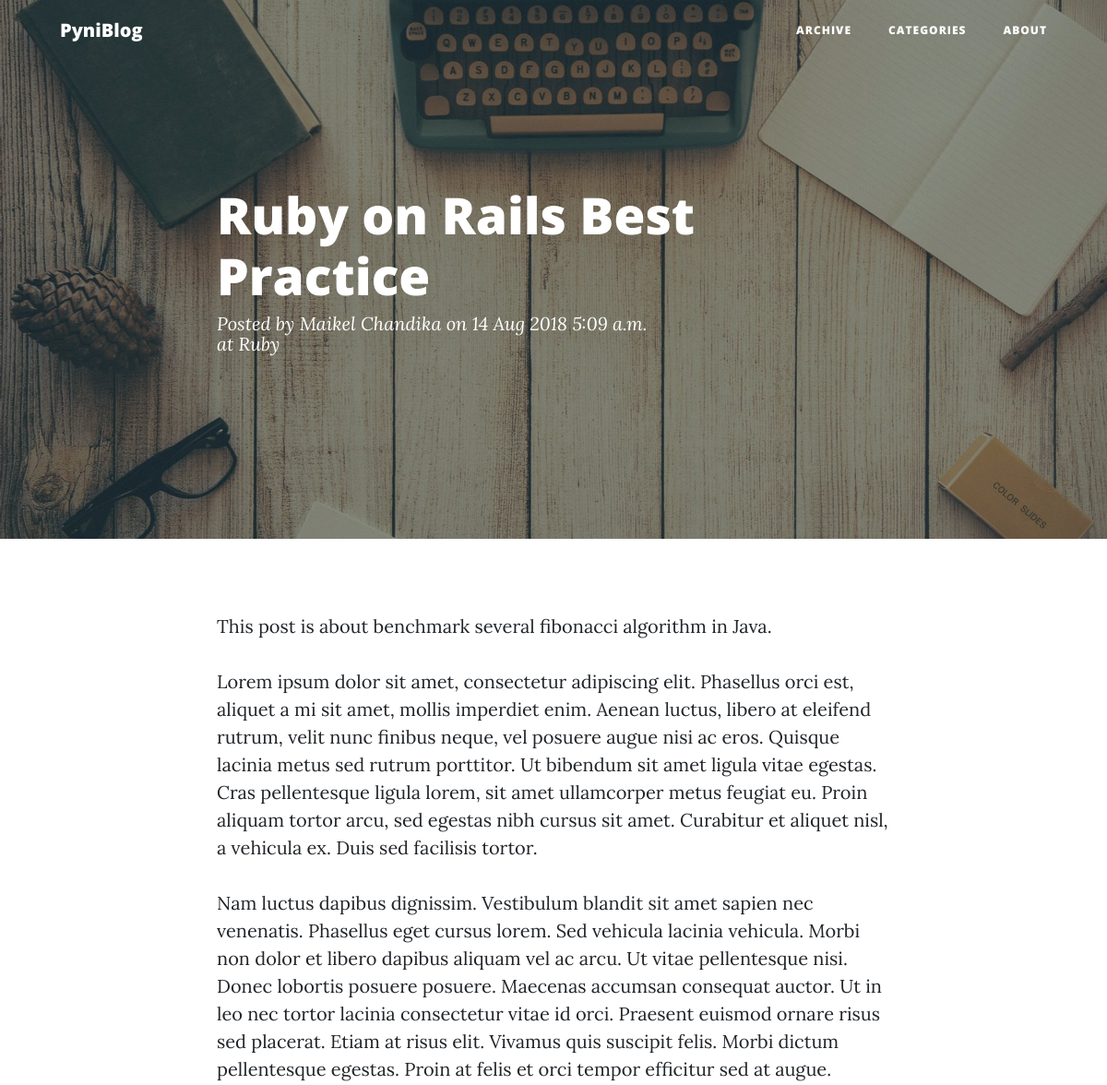
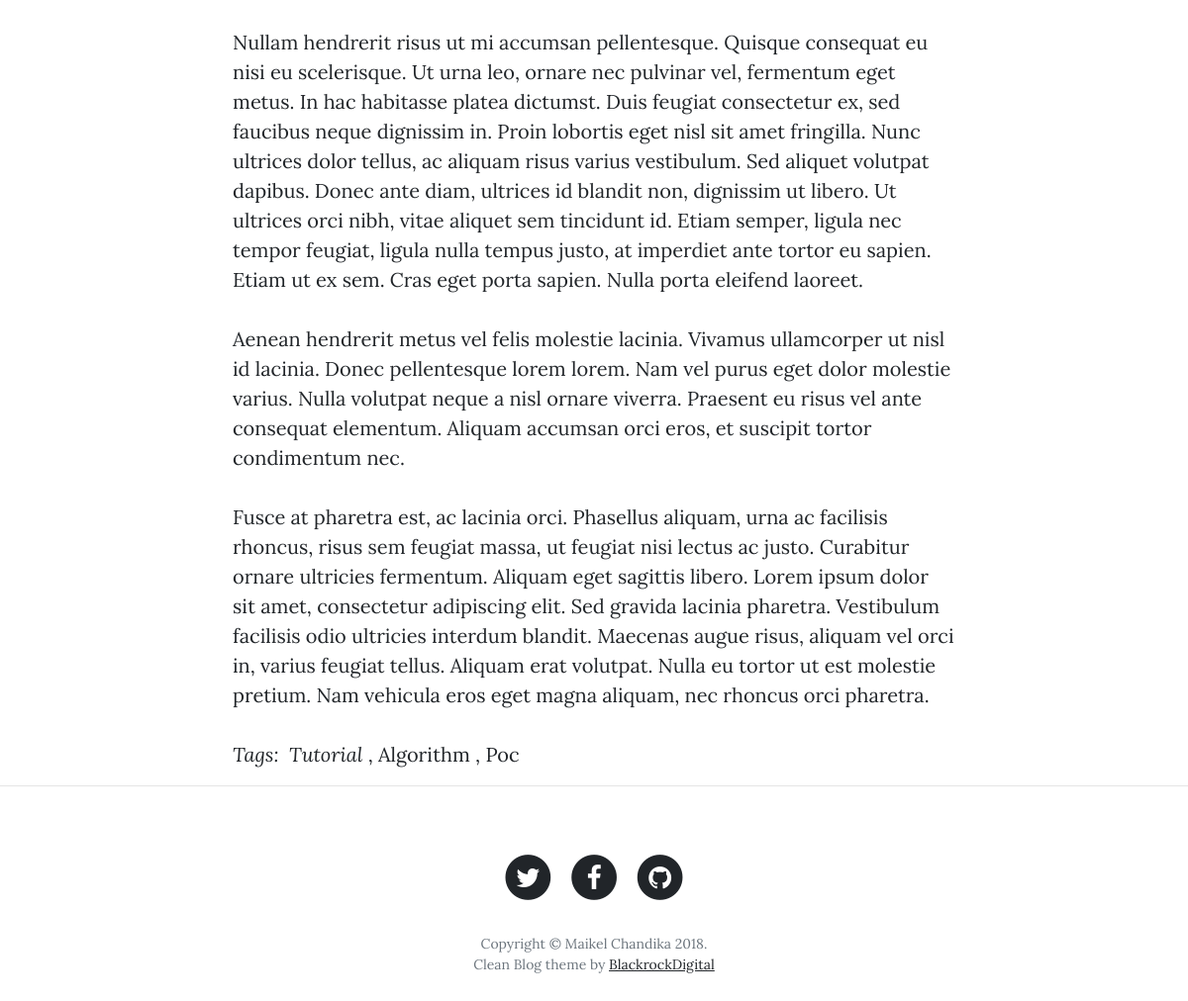
Screenshot of /posts/ruby-on-rails-best-practice with the database file from the repository (2 pictures, top to bottom).
### blog/models.py (models this page shows, shortened)
class Post(models.Model):
  permalink   = models.CharField(max_length=255, unique=True)
  title       = models.CharField(max_length=255)
  post_date   = models.DateTimeField()
  post_body   = RichTextField()
  release     = models.BooleanField(default=False)
  user        = models.ForeignKey(User,on_delete=models.CASCADE)
  category    = models.ForeignKey(Category,on_delete=models.PROTECT)
  tags        = models.ManyToManyField(Tag)
  class Meta:
    db_table = 'tb_post'

class Category(models.Model):
  category_name = models.CharField(max_length=100, unique=True)
  def __str__(self):
    return self.category_name
  class Meta:
    db_table = 'tb_category' # custom database table name

class Tag(models.Model):
  tag_name = models.CharField(max_length=50, unique=True)
  def __str__(self):
    return self.tag_name
  class Meta:
    db_table = 'tb_tag' # custom database table name

### blog/views.py (the view)
# urls.py: path('posts/<str:permalink>', views.post, name='post'),
def post(request, permalink):
    post = Post.objects.filter(permalink=permalink)
    response_dict.update({'post': post[0]})
    return render(request, 'blog/post.html', response_dict)

### templates/blog/post.html
{% extends "blank.html" %} {% load staticfiles %} {% block content %}
<header class="masthead" style="background-image: url('/static/img/post-bg.jpg')">
  <div class="overlay"></div>
  <div class="container">
    <div class="row">
      <div class="col-lg-8 col-md-10 mx-auto">
        <div class="post-heading">
          <h1>{{post.title}}</h1>
          <span class="meta">Posted by
            <a href="/posts/users/{{post.user}}">{{post.user.first_name}} {{post.user.last_name}}</a>
            on {{post.post_date|date:'d M Y g:i a'}}
            <br/> at
            <a href="/posts/categories/{{post.category}}">{{post.category|title}}</a>
          </span>
        </div>
      </div>
    </div>
  </div>
</header>
<article>
  <div class="container">
    <div class="row">
      <div class="col-lg-8 col-md-10 mx-auto">
        {{post.post_body|safe}}
      </div>
    </div>
    <div class="row">
      <div class="col-lg-8 col-md-10 mx-auto">
        <i>Tags:&nbsp;{% for tag in post.tags.all %}
        <a href="/posts/tags/{{tag}}">
          {{tag.tag_name|title}}</i>
        </a>{% if not forloop.last %},{% endif %}{% endfor %}
      </div>
    </div>
  </div>
</article>
{% endblock %}

### rows the page displays
Post: title "Ruby on Rails Best Practice", user.first_name "Maikel", user.last_name "Chandika", post_date "14 Aug 2018 5:09 a.m.", category "Ruby", post_body "This post is about benchmark several fibonacci algorithm in Java. Lorem ipsum dolor sit amet, consectetur adipiscing elit. Phasellus orci est, aliquet a mi sit amet, mollis imperdiet enim. Aenean luctus, libero at eleifend rutrum, velit nunc finibus neque, vel posuere augue nisi ac eros. Quisque lacinia metus sed rutrum porttitor. Ut bibendum sit amet ligula vitae egestas. Cras pellentesque ligula lorem, sit amet ullamcorper metus feugiat eu. Proin aliquam tortor arcu, sed egestas nibh cursus sit amet. Curabitur et aliquet nisl, a vehicula ex. Duis sed facilisis tortor. Nam luctus dapibus dignissim. Vestibulum blandit sit amet sapien nec venenatis. Phasellus eget cursus lorem. Sed vehicula…"
Tag: tag_name "Tutorial"
Tag: tag_name "Algorithm"
Tag: tag_name "Poc"

### other values shown
{{ blog.name }} "PyniBlog"
{{ blog.copyright }} "Maikel Chandika"
